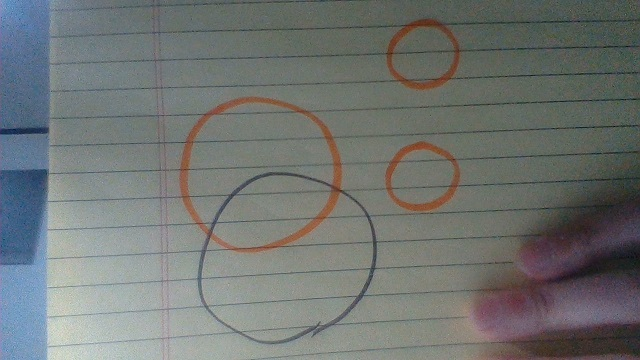
#> input picture Drawing/hough transform/euna.jpg, 640 x 360 px, given in place of the camera
$ python 'hough circle realtime.py'
#> lines starting #> are read from the running program, lines starting #| are printed output that depends on the picture
import cv2
import numpy as np

video = cv2.VideoCapture(1)
while True:
    ret, orig_frame = video.read()
#> orig_frame is the input picture: shape (360, 640, 3); mean B, G, R 114.3, 116.4, 112.1
    if not ret:
        print("Not connected")
        break;
    gray = cv2.cvtColor(orig_frame, cv2.COLOR_BGR2GRAY)
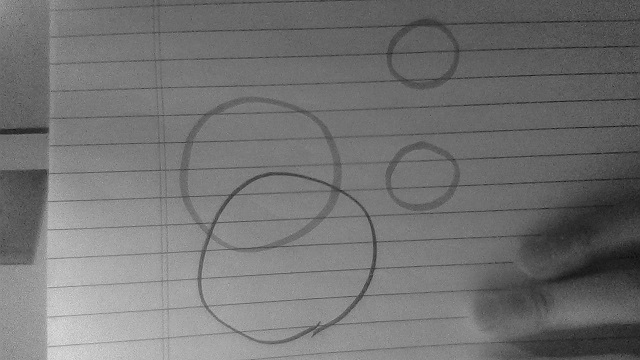
#> gray: shape (360, 640); min 8, max 229, mean 114.9
    gray = cv2.medianBlur(gray,5)

    #th2 = cv2.adaptiveThreshold(gray,255,cv2.ADAPTIVE_THRESH_MEAN_C,cv2.THRESH_BINARY,15,2)

    circles = cv2.HoughCircles(gray,cv2.HOUGH_GRADIENT,1,150,param1=50,param2=35,minRadius=30,maxRadius=80)
#> circles = [[254.5, 174.5, 78.3], [423.5, 57.5, 32.2]]
    if circles is not None:
        for c in circles[0,:]:

            center = (c[0],c[1])
            radius = c[2]

        # 바깥원
            cv2.circle(gray,center,radius,(0,255,0),2)

        # 중심원
            cv2.circle(gray,center,2,(0,0,255),3)
#> this loop made 2 passes
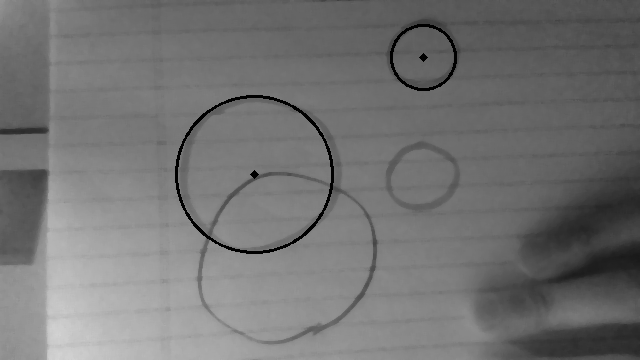
#> gray: shape (360, 640); min 0, max 212, mean 114.7
    cv2.imshow("frame", gray)
    key = cv2.waitKey(1)
#> (key Esc is pressed here)
    if key == 27:
        break

cv2.destroyAllWindows()
video.release()

$ run again, on Drawing/hough transform/head1.jpg
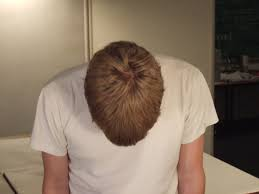
#> input picture Drawing/hough transform/head1.jpg, 259 x 194 px, given in place of the camera
#> orig_frame is the input picture: shape (194, 259, 3); mean B, G, R 101.1, 118.6, 136.7
#> `gray = cv2.cvtColor(orig_frame, cv2.COLOR_BGR2GRAY)`:
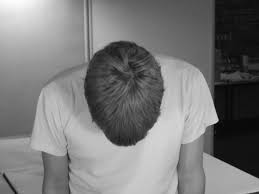
#> gray: shape (194, 259); min 1, max 252, mean 122
#> circles = [[114.5, 90.5, 40.8]]
#> the loop `for c in circles[0,:]: ` made 1 pass
#> after the loop `for c in circles[0,:]:`:
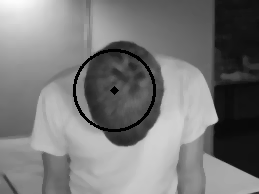
#> gray: shape (194, 259); min 0, max 252, mean 120.8

$ run again, on Drawing/hough transform/head2.jpg
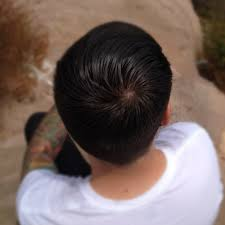
#> input picture Drawing/hough transform/head2.jpg, 225 x 225 px, given in place of the camera
#> orig_frame is the input picture: shape (225, 225, 3); mean B, G, R 96.6, 101.3, 117.8
#> `gray = cv2.cvtColor(orig_frame, cv2.COLOR_BGR2GRAY)`:
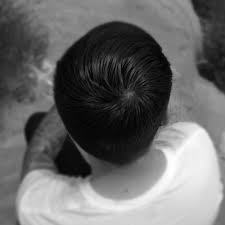
#> gray: shape (225, 225); min 0, max 255, mean 105.8
#> circles = [[109.5, 137.5, 65.1]]
#> the loop `for c in circles[0,:]: ` made 1 pass
#> after the loop `for c in circles[0,:]:`:
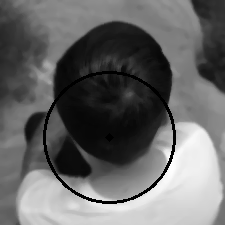
#> gray: shape (225, 225); min 0, max 254, mean 102.9
